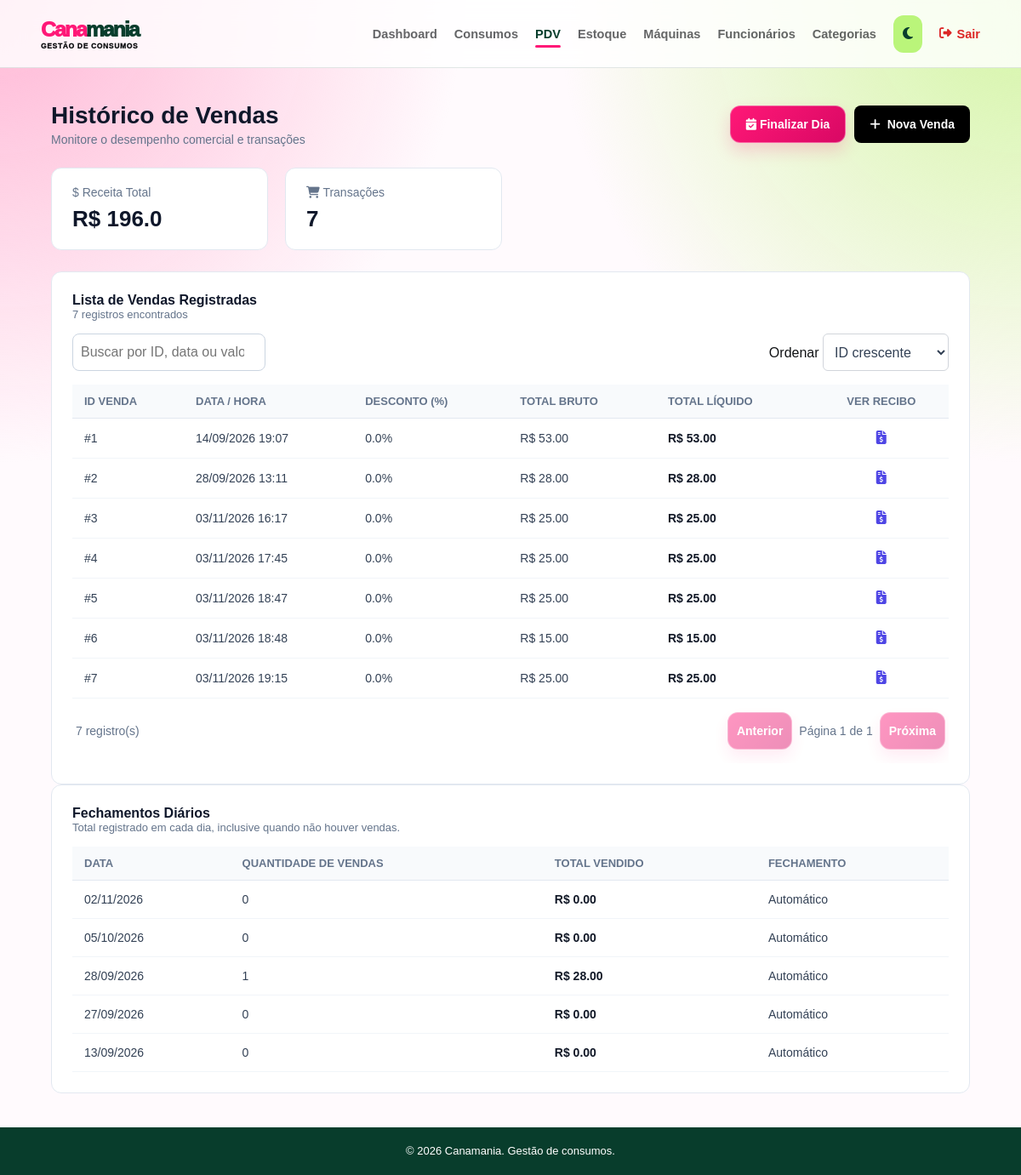
Before: /pdv/historico (signed in) with the older database file.
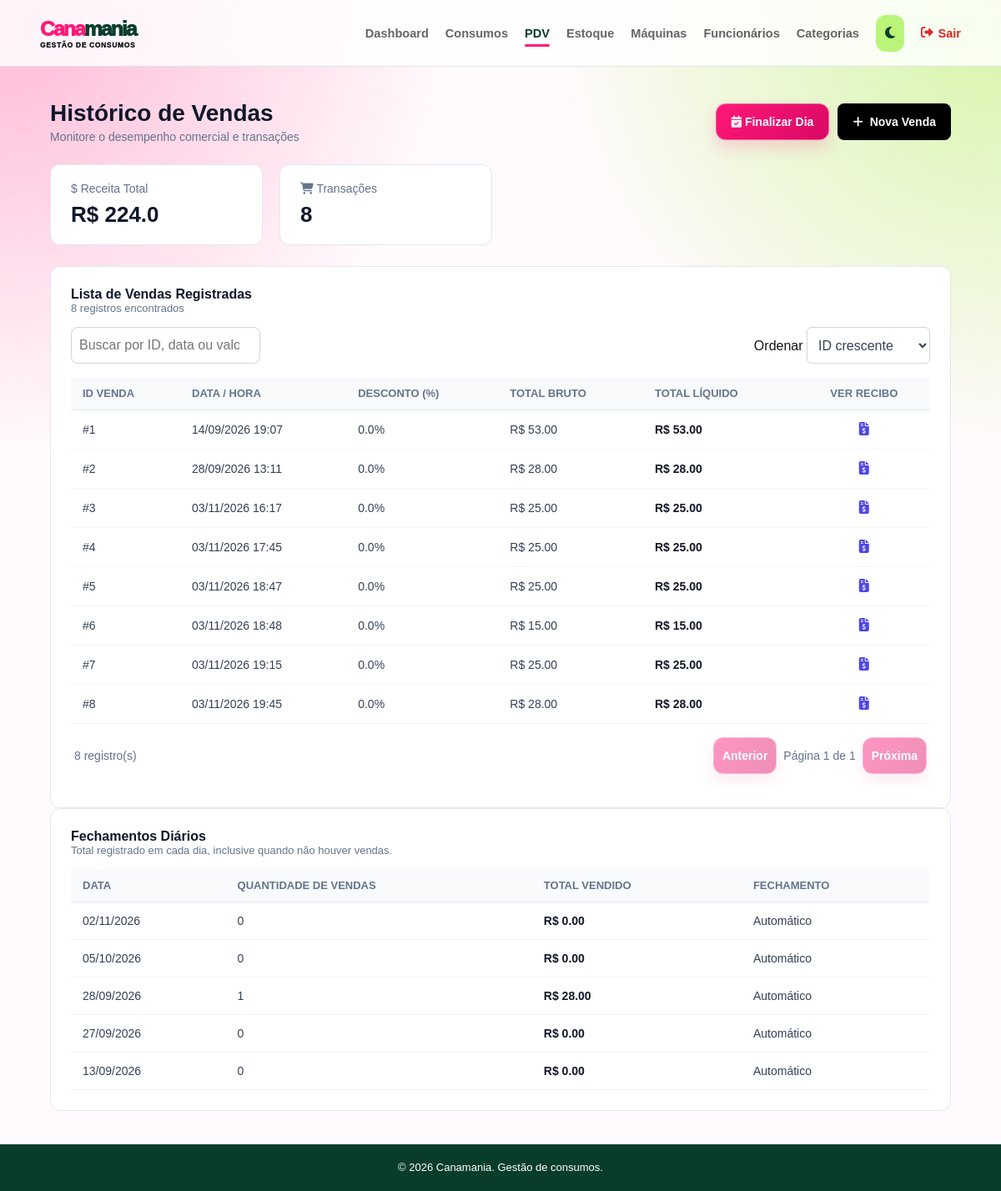
After: the same page with the newer database file.
### app/models/venda.py (models this page shows, shortened)
class Venda(Base):
    __tablename__ = "vendas"
    id         = Column(Integer, primary_key=True, index=True)
    cliente_id = Column(
        Integer,
        ForeignKey("clientes.id", ondelete="SET NULL"),
        nullable=True
    )
    usuario_id = Column(
        Integer,
        ForeignKey("usuarios.id", ondelete="SET NULL"),
        nullable=True
    )
    desconto_percentual = Column(Float, nullable=False, default=0.0)
    total_bruto  = Column(Float, nullable=False, default=0.0)
    total_liquido = Column(Float, nullable=False, default=0.0)
    observacao = Column(String(255), nullable=True)
    forma_pagamento = Column(String(30), nullable=True)
    valor_pagamento_1 = Column(Float, nullable=True)
    forma_pagamento_2 = Column(String(30), nullable=True)
    valor_pagamento_2 = Column(Float, nullable=True)
    criado_em = Column(DateTime, server_default=func.now())
    cliente = relationship("Cliente", back_populates="vendas")
    usuario = relationship("Usuario", backref="vendas")
    itens   = relationship(
        "ItemVenda",
        back_populates="venda",
        cascade="all, delete-orphan"  # deleta itens se a venda for deletada
    )

class FechamentoDiario(Base):
    __tablename__ = "fechamentos_diarios"
    id = Column(Integer, primary_key=True, index=True)
    data = Column(Date, nullable=False, unique=True, index=True)
    total_vendido = Column(Float, nullable=False, default=0.0)
    quantidade_vendas = Column(Integer, nullable=False, default=0)
    fechado_em = Column(DateTime, nullable=False, server_default=func.now())
    fechado_automaticamente = Column(Boolean, nullable=False, default=False)

### app/controllers/pdv_controller.py (the view)
@router.get("/historico")
def historico_vendas(
    request: Request,
    db: Session = Depends(get_db),
    usuario = Depends(get_usuario_logado)
):
    vendas = (
        db.query(Venda)
        .order_by(Venda.criado_em.desc())
        .limit(100)
        .all()
    )
    produtos = (
        db.query(Produto)
        .filter(Produto.ativo == True)
        .order_by(Produto.nome)
        .all()
    )
    fechamentos = (
        db.query(FechamentoDiario)
        .order_by(FechamentoDiario.data.desc())
        .limit(100)
        .all()
    )
    tamanhos = ordenar_tamanhos(db.query(Tamanho).filter(Tamanho.ativo == True).all())
    return templates.TemplateResponse(
        request,
        "pdv/historico.html",
        {
            "request": request,
            "usuario": usuario,
            "vendas": vendas,
            "produtos": produtos,
            "fechamentos": fechamentos,
            "tamanhos": tamanhos,
        }
    )

### app/templates/pdv/historico.html (shortened to what this page needs)
<!DOCTYPE html>
<html lang="pt-br">
<head>
    <link rel="stylesheet" href="{{ url_for('static', path='css/vendas.css') }}">
    <link rel="stylesheet" href="/static/css/listagem.css">
    <link rel="stylesheet" href="https://cdnjs.cloudflare.com/ajax/libs/font-awesome/6.5.2/css/all.min.css">
</head>
<body>
    {% include "partials/navbar.html" %}
    <div class="vendas-container-main">
        <div class="header-vendas">
            <div>
                <h1>Histórico de Vendas</h1>
                <p>Monitore o desempenho comercial e transações</p>
            </div>
            <div class="acoes-historico">
                <form action="/pdv/finalizar-dia" method="POST" id="form-finalizar-dia">
                    <button class="btn-finalizar-dia" type="submit" id="btn-finalizar-dia">
                        <i class="fa-solid fa-calendar-check"></i> Finalizar Dia
                    </button>
                </form>
                <a class="btn-nova-venda" href="/pdv/">
                    <i class="fa-solid fa-plus"></i> Nova Venda
                </a>
            </div>
        </div>
        <div class="indicadores-grid">
            <div class="card-indicador">
                <div class="card-header-ind">
                    <span>$ Receita Total</span>
                </div>
                <h2>R$ {{ vendas | map(attribute='total_liquido') | sum | round(2) }}</h2>
            </div>
            <div class="card-indicador">
                <div class="card-header-ind">
                    <span><i class="fa-solid fa-cart-shopping"></i> Transações</span>
                </div>
                <h2>{{ vendas | length }}</h2>
            </div>
        </div>
        <div class="card-historico">
            <h3>Lista de Vendas Registradas</h3>
            <p class="sub-contador">{{ vendas | length }} registros encontrados</p>
            <div class="listagem-acoes"><input id="busca-vendas" class="listagem-ordem" type="search" placeholder="Buscar por ID, data ou valor"><label>Ordenar <select id="ordem-vendas" class="listagem-ordem"><option value="asc">ID crescente</option><option value="desc">ID decrescente</option></select></label></div>
            <div class="tabela-container">
                <table class="tabela-vendas" data-listagem data-busca="#busca-vendas" data-ordem="#ordem-vendas" data-por-pagina="8">
                    <thead>
                        <tr>
                            <th>ID VENDA</th>
                            <th>DATA / HORA</th>
                            <th>DESCONTO (%)</th>
                            <th>TOTAL BRUTO</th>
                            <th>TOTAL LÍQUIDO</th>
                            <th style="text-align: center;">VER RECIBO</th>
                        </tr>
                    </thead>
                    <tbody id="corpo-historico-vendas">
                        {% for venda in vendas %}
                        <tr class="linha-venda-tabela" data-id="{{ venda.id }}">
                            <td>#{{ venda.id }}</td>
                            <td>{{ venda.criado_em.strftime('%d/%m/%Y %H:%M') }}</td>
                            <td>{{ venda.desconto_percentual }}%</td>
                            <td>R$ {{ "%.2f"|format(venda.total_bruto) }}</td>
                            <td style="font-weight: bold; color: #111827;">R$ {{ "%.2f"|format(venda.total_liquido) }}</td>
                            <td style="text-align: center;">
                                <a href="/pdv/venda/{{ venda.id }}" style="color: #4f46e5; font-size: 16px;">
                                    <i class="fa-solid fa-file-invoice-dollar"></i>
                                </a>
                            </td>
                        </tr>
                        {% endfor %}
                    </tbody>
                </table>
            </div>
        </div>
        <div class="card-historico">
            <h3>Fechamentos Diários</h3>
            <p class="sub-contador">Total registrado em cada dia, inclusive quando não houver vendas.</p>
            <div class="tabela-container">
                <table class="tabela-vendas">
                    <thead>
                        <tr>
                            <th>DATA</th>
                            <th>QUANTIDADE DE VENDAS</th>
                            <th>TOTAL VENDIDO</th>
                            <th>FECHAMENTO</th>
                        </tr>
                    </thead>
                    <tbody>
                        {% for fechamento in fechamentos %}
                        <tr>
                            <td>{{ fechamento.data.strftime('%d/%m/%Y') }}</td>
                            <td>{{ fechamento.quantidade_vendas }}</td>
                            <td style="font-weight: bold; color: #111827;">R$ {{ "%.2f"|format(fechamento.total_vendido) }}</td>
                            <td>{{ 'Automático' if fechamento.fechado_automaticamente else 'Manual' }}</td>
                        </tr>
                        {% else %}
                        <tr>
                            <td colspan="4" style="text-align: center; color: #94a3b8; padding: 30px;">Nenhum dia foi finalizado ainda.</td>
                        </tr>
                        {% endfor %}
                    </tbody>
                </table>
            </div>
        </div>
    </div>
    <footer class="main-footer"><p>&copy; 2026 Canamania. Gestão de consumos.</p></footer>
</body>
</html>

### app/templates/partials/navbar.html (shortened to what this page needs)
{% set caminho = request.url.path if request is defined else '' %}
<link rel="stylesheet" href="/static/css/base.css?v=rodape-escuro-3">
<link rel="stylesheet" href="/static/css/footer.css?v=rodape-1">
<link rel="stylesheet" href="/static/css/ui.css?v=1">
<link rel="stylesheet" href="/static/css/responsive.css?v=3">
<link rel="stylesheet" href="/static/css/feedback.css?v=1">
<link rel="stylesheet" href="/static/css/theme-accents.css?v=global-theme-3">
<header>
    <nav class="navbar">
        <div class="logo"><a href="/" class="wordmark"><span>Cana</span>mania<small>gestão de consumos</small></a></div>
        <ul class="menu" id="menu-principal">
            <li><a href="/" class="{{ 'active' if caminho == '/' else '' }}">Dashboard</a></li>
            <li><a href="/produtos" class="{{ 'active' if caminho.startswith('/produtos') else '' }}">Consumos</a></li>
            <li><a href="/pdv/" class="{{ 'active' if caminho.startswith('/pdv') else '' }}">PDV</a></li>
            <li><a href="/estoque/" class="{{ 'active' if caminho.startswith('/estoque') else '' }}">Estoque</a></li>
            {% if usuario.role == 'admin' %}
            <li><a href="/maquinas" class="{{ 'active' if caminho.startswith('/maquinas') else '' }}">Máquinas</a></li>
            <li><a href="/usuarios" class="{{ 'active' if caminho.startswith('/usuarios') else '' }}">Funcionários</a></li>
            <li><a href="/categorias" class="{{ 'active' if caminho.startswith('/categorias') else '' }}">Categorias</a></li>
            <li><button type="button" class="theme-toggle" aria-label="Alternar tema"><i class="fa-solid fa-moon"></i></button></li>
            {% endif %}
            <li><a href="/auth/logout" data-logout-confirm class="btn-sair"><i class="fa-solid fa-right-from-bracket"></i> Sair</a></li>
        </ul>
    </nav>
</header>

### app/static/css/vendas.css (style rules this page uses)
* { margin: 0; padding: 0; box-sizing: border-box; }
body { font-family: -apple-system, BlinkMacSystemFont, "Segoe UI", Roboto, Helvetica, Arial, sans-serif; min-height: 100vh; display: flex; flex-direction: column; background-color: #f8fafc; }
.navbar { width: 100%; height: 80px; background-color: rgba(255, 255, 255, 0.7); backdrop-filter: blur(10px); -webkit-backdrop-filter: blur(10px); display: flex; justify-content: space-between; align-items: center; padding: 0 60px; position: relative; z-index: 10; border-bottom: 1px solid rgba(0, 0, 0, 0.05); }
.menu { display: flex; gap: 35px; list-style: none; }
.menu a { text-decoration: none; color: #6b7280; font-size: 18px; transition: color 0.3s; }
.menu a:hover, .menu a.active { color: #09145c; font-weight: bold; }
.menu a.btn-sair { color: #dc2626; display: flex; align-items: center; gap: 6px; }
.vendas-container-main { flex: 1; padding: 40px 60px; width: 100%; max-width: 1400px; margin: 0 auto; }
.header-vendas { display: flex; justify-content: space-between; align-items: center; margin-bottom: 25px; }
.header-vendas h1 { font-size: 28px; color: #0f172a; font-weight: 700; }
.header-vendas p { color: #64748b; font-size: 14px; margin-top: 4px; }
.btn-nova-venda { padding: 10px 18px; background-color: #000000; color: white; border: none; border-radius: 6px; font-weight: 600; font-size: 14px; cursor: pointer; display: flex; align-items: center; gap: 8px; transition: background 0.2s; }
.acoes-historico { display: flex; gap: 10px; }
.btn-finalizar-dia { padding: 10px 18px; background-color: #059669; color: white; border: none; border-radius: 6px; font-weight: 600; font-size: 14px; cursor: pointer; }
.indicadores-grid { display: grid; grid-template-columns: repeat(4, 1fr); gap: 20px; margin-bottom: 25px; }
.card-indicador { background: white; padding: 20px 24px; border-radius: 12px; border: 1px solid #e2e8f0; }
.card-header-ind { color: #64748b; font-size: 14px; margin-bottom: 8px; font-weight: 500; }
.card-indicador h2 { font-size: 26px; color: #0f172a; font-weight: 700; }
.card-historico { background: white; padding: 24px; border-radius: 12px; border: 1px solid #e2e8f0; }
.card-historico h3 { font-size: 16px; color: #0f172a; font-weight: 700; }
.sub-contador { font-size: 13px; color: #64748b; margin-bottom: 15px; }
.tabela-container { width: 100%; overflow-x: auto; }
.tabela-vendas { width: 100%; border-collapse: collapse; text-align: left; }
.tabela-vendas th { padding: 12px 14px; color: #64748b; font-size: 13px; font-weight: 600; border-bottom: 1px solid #e2e8f0; background: #f8fafc; }
.tabela-vendas td { padding: 14px; border-bottom: 1px solid #f1f5f9; color: #334155; font-size: 14px; }
.main-footer { width: 100%; background-color: #09145c; padding: 20px; text-align: center; color: white; font-size: 13px; margin-top: auto; }

### app/static/css/listagem.css (style rules this page uses)
.listagem-acoes { display:flex;align-items:center;justify-content:space-between;gap:12px;flex-wrap:wrap;margin:0 0 16px }
.listagem-ordem { border:1px solid #d1d5db;border-radius:6px;padding:9px;background:#fff;color:#334155 }

### app/static/css/footer.css (style rules this page uses)
.main-footer { width: 100%; flex: 0 0 auto; margin-top: auto; padding: 18px 24px; background: #083d2c; color: #fff; text-align: center; font: 13px/1.5 Arial, sans-serif; }
.main-footer p { margin: 0; color: inherit; }

### app/static/css/responsive.css (style rules this page uses)
html { -webkit-text-size-adjust: 100%; }
button, input, select, textarea { font: inherit; }
.table-shell, .table-container, .tabela, .tabela-container, .tabela-reservas-wrap, .mini-tabela-wrapper, .stock-table-wrap { max-width: 100%; overflow-x: auto; -webkit-overflow-scrolling: touch; }

### app/static/css/theme-accents.css (style rules this page uses)
body::before { content: ""; position: fixed; inset: 0; z-index: -1; pointer-events: none; background-image: radial-gradient(circle at 0 0, #ffb7d5 0, transparent 34rem), radial-gradient(circle at 100% 0, #d4f5a5 0, transparent 34rem); }

Changed rows visible on the page:
added Venda: id "8", criado_em "03/11/2026 19:45", desconto_percentual "0.0", total_bruto "28.00", total_liquido "28.00"
Other visible differences:
{{ vendas | map(attribute='total_liquido') | sum | round(2) }}: "196.0" → "224.0"
{{ vendas | length }}: "7" → "8"
text written by a page script: "7 registro(s) Anterior Página 1 de 1 Próxima" → "8 registro(s) Anterior Página 1 de 1 Próxima"
